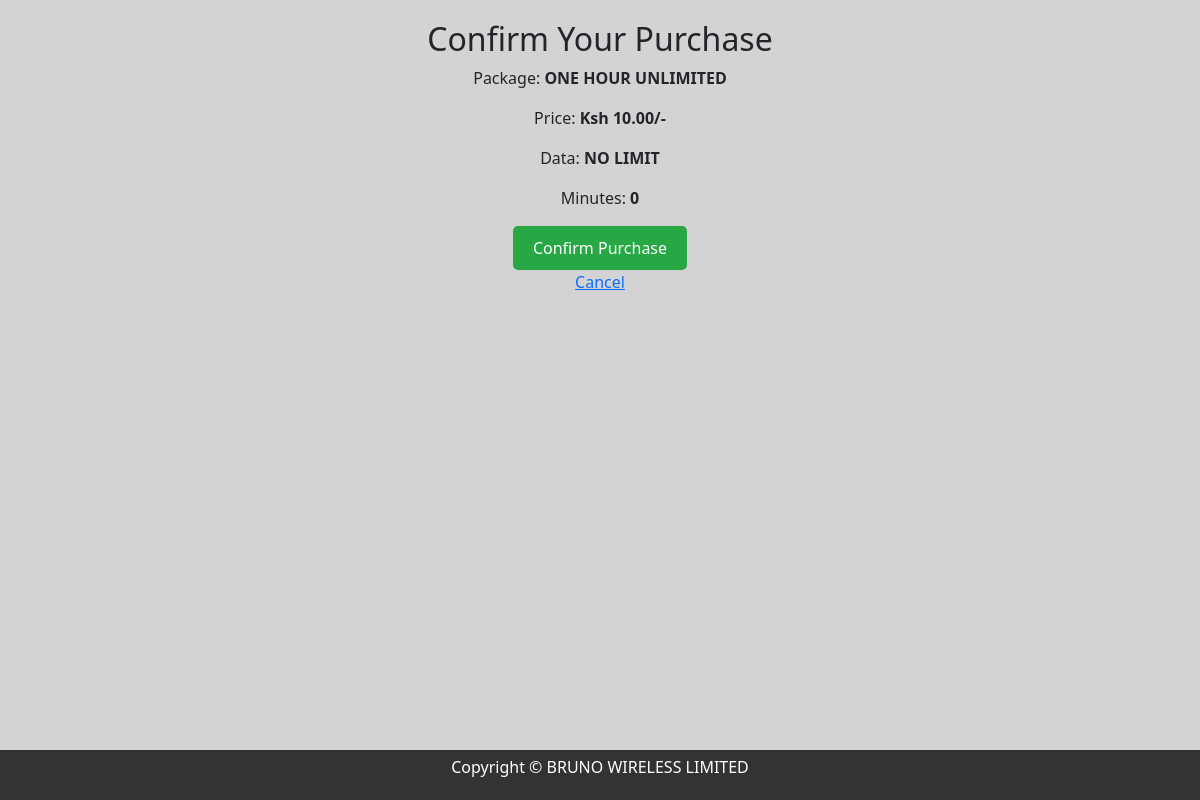
/purchase/2/, run on the app's committed database.
### wifi/models.py (models this page shows, shortened)
class Package(models.Model):
    name = models.CharField(max_length=100)
    price = models.DecimalField(max_digits=10, decimal_places=2)
    data_limit = models.CharField(max_length=100)
    duration = models.CharField(max_length=50)
    minutes_limit = models.CharField(max_length=50, default=0)

### wifi/views.py (the view, shortened to what this page needs)
# urls.py: path('purchase/<int:package_id>/', views.purchase_plan, name='purchase_plan'),
def purchase_plan(request, package_id):
    package = get_object_or_404(Package, id=package_id)
    return render(request, 'wifi/purchase_confirmation.html', {'package': package})

### wifi/templates/wifi/purchase_confirmation.html (shortened to what this page needs)
{% extends 'wifi/base.html' %}
{% block content %}
<div class="confirmation-container">
    <h2>Confirm Your Purchase</h2>
    <p>Package: <strong>{{ package.name }}</strong></p>
    <p>Price: <strong>Ksh {{ package.price }}/-</strong></p>
    <p>Data: <strong>{{ package.data_limit }}</strong></p>
    <p>Minutes: <strong>{{ package.minutes_limit }}</strong></p>
    <form method="POST">
        <button type="submit" class="confirm-btn">Confirm Purchase</button>
    </form>
    <a href="{% url 'dashboard' %}">Cancel</a>
</div>
{% endblock %}

### wifi/templates/wifi/base.html (style rules this page uses)
body { background-color: lightgrey; }

### wifi/templates/wifi/purchase_confirmation.html (style rules this page uses)
.confirmation-container { text-align: center; padding: 20px; }
.confirm-btn { background-color: #28a745; color: white; padding: 10px 20px; border: none; border-radius: 5px; cursor: pointer; }

### data on the page
Package: name "ONE HOUR UNLIMITED", price "10.00", data_limit "NO LIMIT", minutes_limit "0"
